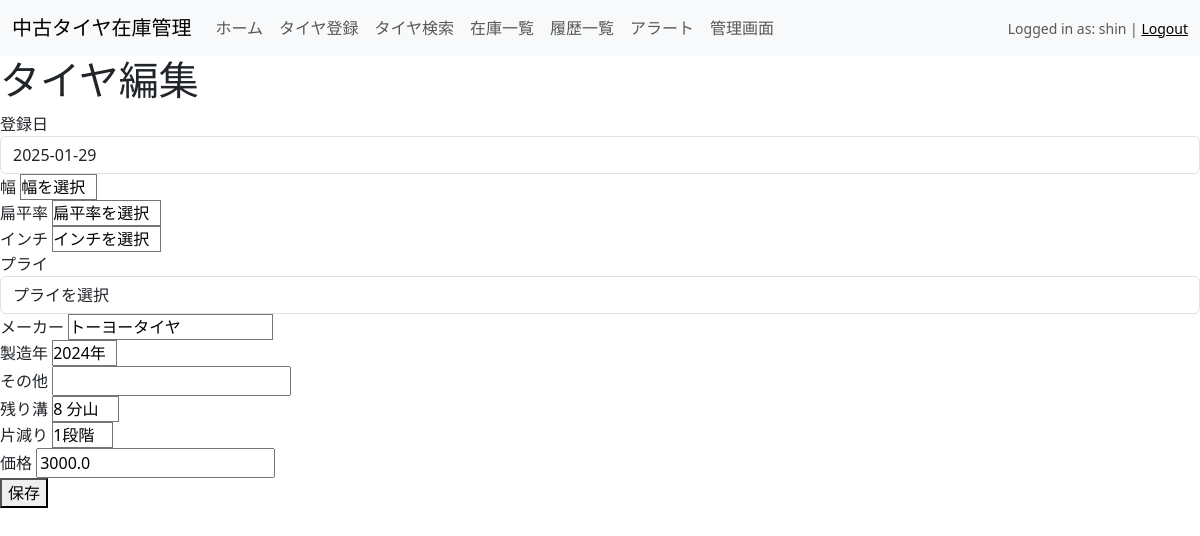
Before: /edit/328 (signed in) with the older database file.
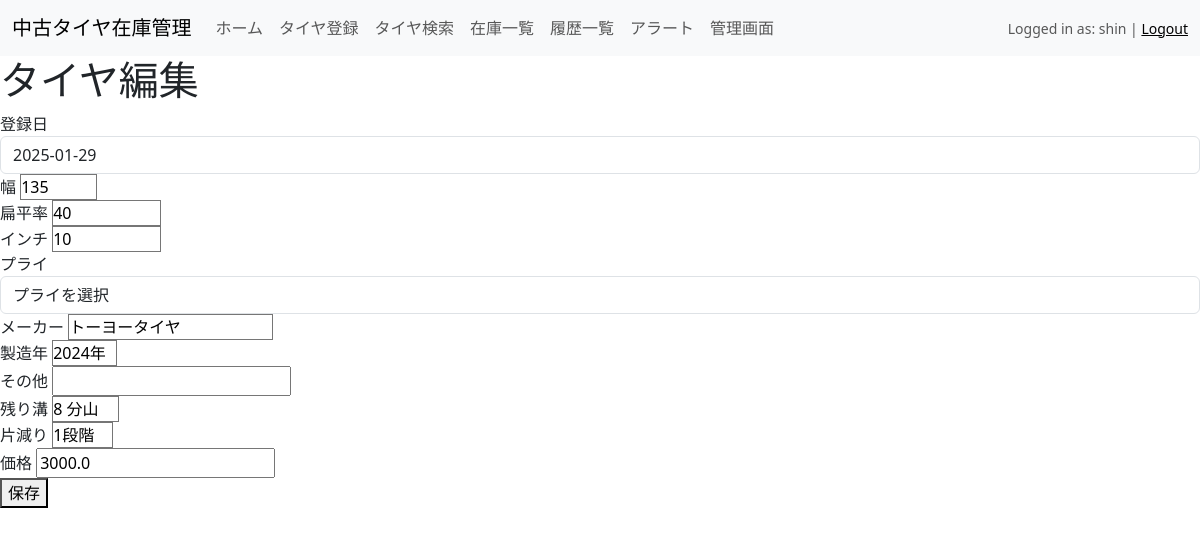
After: the same page with the newer database file.
### models.py (models this page shows, shortened)
class User(UserMixin, db.Model):
    id = db.Column(db.Integer, primary_key=True)
    username = db.Column(db.String(150), unique=True, nullable=False)
    password_hash = db.Column(db.String(150), nullable=False)
    role_id = db.Column(db.Integer, db.ForeignKey('roles.id'))
    role = db.relationship('Role', backref=db.backref('users', lazy=True))
    def has_role(self, role_name):
        return self.role and self.role.name == role_name

class InputPage(db.Model):
    __tablename__ = 'input_page'  # テーブル名を明示的に指定
    id = db.Column(db.Integer, primary_key=True)
    registration_date = db.Column(db.Date, nullable=False)
    width = db.Column(db.Integer, db.ForeignKey('width.id'), nullable=False)
    aspect_ratio = db.Column(db.Integer, db.ForeignKey('aspect_ratio.id'), nullable=False)
    inch = db.Column(db.Integer, db.ForeignKey('inch.id'), nullable=False)
    other_details = db.Column(db.String)
    manufacturing_year = db.Column(db.Integer)
    manufacturer = db.Column(db.Integer, db.ForeignKey('manufacturer.id'), nullable=False)
    tread_depth = db.Column(db.Integer)
    uneven_wear = db.Column(db.Integer)
    ply_rating = db.Column(db.Integer, db.ForeignKey('ply_rating.id'), nullable=False)
    price = db.Column(db.Float, nullable=True)  # nullable=Trueに変更
    is_dispatched = db.Column(db.Boolean, default=False, nullable=False)
    width_ref = db.relationship('Width', backref='input_pages', lazy=True)
    aspect_ratio_ref = db.relationship('AspectRatio', backref='input_pages', lazy=True)
    inch_ref = db.relationship('Inch', backref='input_pages', lazy=True)
    manufacturer_ref = db.relationship('Manufacturer', backref='input_pages', lazy=True)
    ply_rating_ref = db.relationship('PlyRating', backref='input_pages', lazy=True)  # 新たに追加

### app.py (the view)
@app.route('/edit/<int:id>', methods=['GET', 'POST'])
def edit_page(id):
    tire = InputPage.query.get_or_404(id)
    form = EditForm(obj=tire)
    print(f"✅ 初期 ply_rating: {tire.ply_rating}")  # ✅ これでデータが渡っているか確認
    if request.method == "POST":
        print(f"🔍 送信データ: {request.form}")  # ✅ フォーム送信データの確認
        print(f"🔍 ply_rating (フォームデータ): {request.form.get('ply_rating')}")
    if form.validate_on_submit():
        print(f"✅ フォームバリデーション成功 - 編集を開始 (ID: {id})")
        old_data = {
            'price': tire.price,
            'other_details': tire.other_details,
            'ply_rating': tire.ply_rating
        }
        form.populate_obj(tire)
        edit_details = []
        updated = False  # 変更があったかどうかのフラグ
        if old_data['price'] != tire.price:
            new_price = int(tire.price) if tire.price is not None else None  # 🔹 小数を整数に変換
            edit_details.append(f"価格: {old_data['price']} → {new_price}")
            tire.price = new_price
            updated = True
        if old_data['other_details'] != tire.other_details:
            edit_details.append(f"詳細: {old_data['other_details']} → {tire.other_details}")
        if old_data['ply_rating'] != tire.ply_rating:
            print(f"✅ ply_rating 更新: {old_data['ply_rating']} → {tire.ply_rating}")
        if updated:
            print(f"編集履歴追加: {edit_details}")  # ✅ ここで履歴の内容を確認
            new_edit = HistoryPage(
                tire_id=id,
                user_id=current_user.id if current_user.is_authenticated else 1,  # ログインユーザーのIDを記録
                action="編集",
                edit_date=datetime.utcnow(),
                details=", ".join(edit_details)
            )
            db.session.add(new_edit)
        try:
            db.session.commit()
            print("✅ データベースに変更を保存しました")
            flash("編集が完了しました。", "success")
        except Exception as e:
            db.session.rollback()
            print(f"❌ データベース保存エラー: {e}")
            flash("データの保存に失敗しました。", "danger")
        return redirect(url_for('history_page'))
    else:
        print(f"❌ フォームバリデーションエラー: {form.errors}")
    return render_template('edit_page.html', form=form, tire=tire)

### forms.py
class EditForm(CombinedForm):
    price = FloatField(
        '価格',
        validators=[Optional()],  # 必須ではないことを明示
        default=0.0  # 初期値を明示的に設定
    )
    other_details = StringField('その他', validators=[Optional()])
    submit = SubmitField('登録')
    pass

### app.py (called while the page is built)
@login_manager.user_loader
def load_user(user_id):
    return User.query.get(int(user_id))

@app.context_processor
def inject_user():
    from flask_login import current_user
    return dict(user=current_user)

### templates/edit_page.html (shortened to what this page needs)
{% extends "base.html" %}
{% block content %}
<h1>タイヤ編集</h1>
<form method="POST">
    <div>
        <label>登録日</label>
        <input type="text" value="{{ tire.registration_date }}" readonly class="form-control">
    </div>
    <div>
        {{ form.width.label }}
        {{ form.width() }}
    </div>
    <div>
        {{ form.aspect_ratio.label }}
        {{ form.aspect_ratio() }}
    </div>
    <div>
        {{ form.inch.label }}
        {{ form.inch() }}
    </div>
    <div>
        {{ form.ply_rating.label }}
        <select name="ply_rating" class="form-control" >
            {% for value, label in form.ply_rating.choices %}
                <option value="{{ value }}" {% if form.ply_rating.data == value or tire.ply_rating == value %}selected{% endif %}>
                    {{ label }}
                </option>
            {% endfor %}
        </select>
    </div>
    <div>
        {{ form.manufacturer.label }}
        {{ form.manufacturer() }}
    </div>
    <div>
        {{ form.manufacturing_year.label }}
        {{ form.manufacturing_year() }}
    </div>
    <div>
        {{ form.other_details.label }}
        {{ form.other_details() }}
    </div>
    <div>
        {{ form.tread_depth.label }}
        {{ form.tread_depth() }}
    </div>
    <div>
        {{ form.uneven_wear.label }}
        {{ form.uneven_wear() }}
    </div>
    <div>
        {{ form.price.label }}
        {{ form.price() }}
    </div>
    <button type="submit">保存</button>
</form>
{% endblock %}

### templates/base.html (shortened to what this page needs)
<!DOCTYPE html>
<html lang="ja">
<head>
    <link rel="stylesheet" href="{{ url_for('static', filename='css/style.css') }}">
    <link href="https://cdn.jsdelivr.net/npm/bootstrap@5.3.3/dist/css/bootstrap.min.css" rel="stylesheet">
</head>
<body>
    <header>
    <nav class="navbar navbar-expand-lg navbar-light bg-light">
        <div class="container-fluid">
            <a class="navbar-brand" href="{{ url_for('index') }}">中古タイヤ在庫管理</a>
            <div class="collapse navbar-collapse" id="navbarNav">
                <ul class="navbar-nav">
                    <li class="nav-item">
                        <a class="nav-link" href="{{ url_for('index') }}">ホーム</a>
                    </li>
                    <li class="nav-item">
                        <a class="nav-link" href="{{ url_for('input_page') }}">タイヤ登録</a>
                    </li>
                    <li class="nav-item">
                        <a class="nav-link" href="{{ url_for('search_page') }}">タイヤ検索</a>
                    </li>
                    <li class="nav-item">
                        <a class="nav-link" href="{{ url_for('inventory_list') }}">在庫一覧</a>
                    </li>
                    <li class="nav-item">
                        <a class="nav-link" href="{{ url_for('history_page') }}">履歴一覧</a>
                    </li>
                    <li class="nav-item">
                        <a class="nav-link" href="{{ url_for('alert_page') }}">アラート</a>
                    </li>
                    {% if user.is_authenticated and user.has_role('admin') %}
                        <li class="nav-item">
                            <a class="nav-link" href="{{ url_for('admin.manage') }}">管理画面</a>
                        </li>
                    {% endif %}
                </ul>
                {% if user.is_authenticated %}
                    <span class="navbar-text ms-auto small">
                        Logged in as: {{ user.username }} | <a href="{{ url_for('logout') }}">Logout</a>
                    </span>
                {% endif %}
            </div>
        </div>
    </nav>
</header>
    <main>
        {% block content %}
        {% endblock %}
    </main>
</body>
</html>

### static/css/style.css (style rules this page uses)
* { box-sizing: border-box; }
.navbar { background-color: #f8f9fa; }
.navbar-text { color: #343a40; }
input { min-width: 35px; }
select { -webkit-appearance: none; -moz-appearance: none; appearance: none; background: transparent; padding-right: 10px; }
select.form-control option[value="0"] { color: gray; font-style: italic; }
body { background-color: #f8f9fa; }
form { background-color: #fff; }

Changed rows visible on the page:
changed InputPage "トーヨータイヤ": width "幅を選択" → "135"; aspect_ratio "扁平率を選択" → "40"; inch "インチを選択" → "10"
